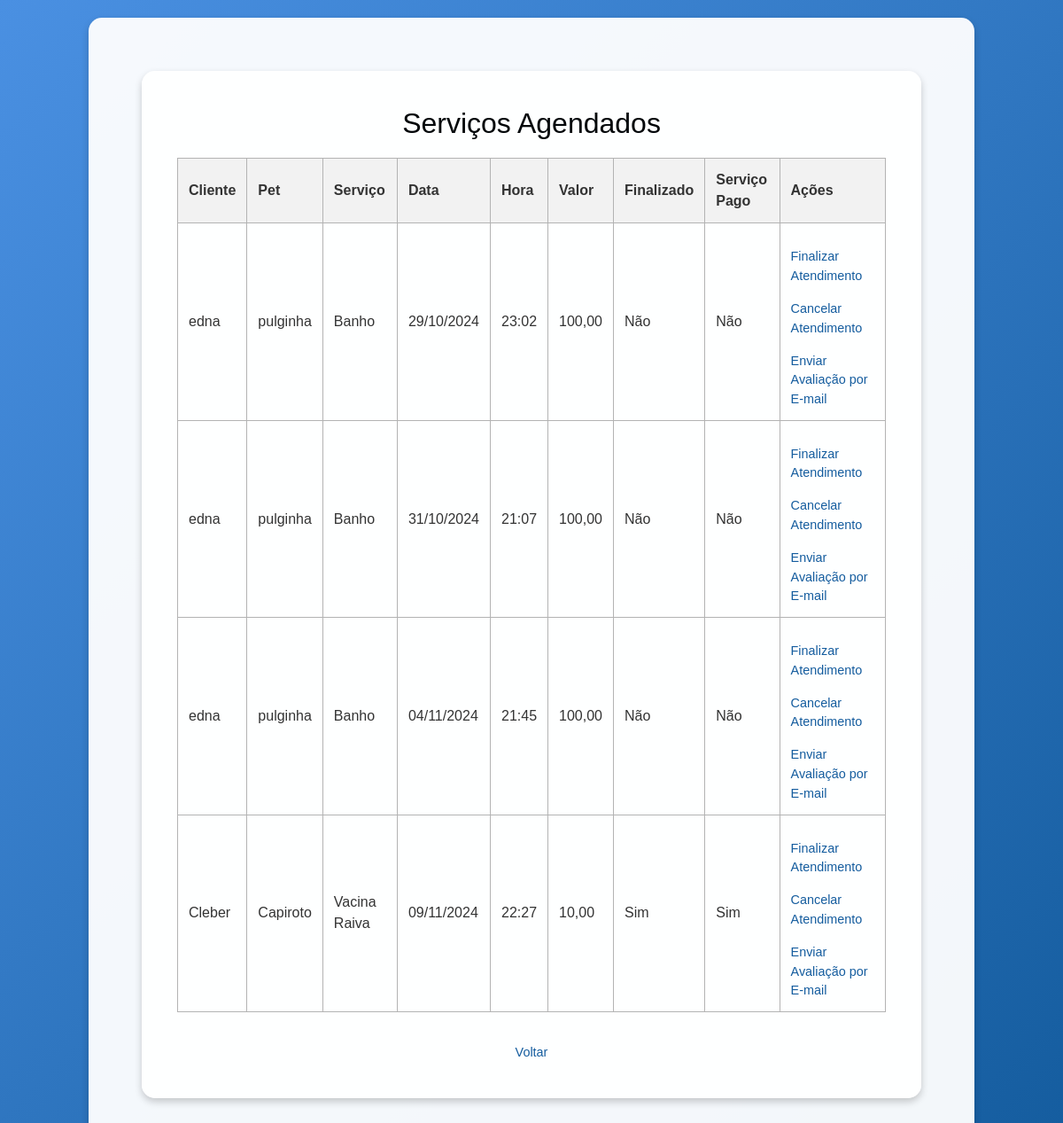
Page /servico/consultar_agendamento/ (signed in) on the committed database.
### core/models.py (models this page shows, shortened)
class Agendamento(models.Model):
    cliente = models.ForeignKey(Cliente, on_delete=models.CASCADE)
    pet = models.ForeignKey(Pet, on_delete=models.CASCADE)
    servico = models.ForeignKey(Servico, on_delete=models.CASCADE)
    data = models.DateField()
    hora = models.TimeField()
    observacoes = models.TextField(blank=True, null=True)
    valor = models.DecimalField(max_digits=10, decimal_places=2)  # Certifique-se de que o campo "valor" existe
    finalizado = models.BooleanField(default=False)
    pago = models.BooleanField(default=False)

class Cliente(models.Model):
    user = models.ForeignKey(User, on_delete=models.CASCADE)  # Relaciona o cliente ao usuário
    nome = models.CharField(max_length=100)
    endereco = models.CharField(max_length=255)
    numero = models.IntegerField()
    complemento = models.CharField(max_length=100)
    bairro = models.CharField(max_length=100)
    localidade = models.CharField(max_length=100)
    uf = models.CharField(max_length=2)
    telefone = models.CharField(max_length=15)
    email = models.EmailField(unique=True)  # Define o campo como único

class Pet(models.Model):
    cliente = models.ForeignKey(Cliente, on_delete=models.CASCADE)  # Relaciona o pet ao cliente
    nome = models.CharField(max_length=100)
    especie = models.CharField(max_length=50)
    raca = models.CharField(max_length=50)
    idade = models.IntegerField()
    peso = models.FloatField()
    vacina = models.CharField(max_length=100, blank=True)
    remedios = models.CharField(max_length=100, blank=True)
    outros = models.TextField(blank=True)

class Servico(models.Model):
    nome = models.CharField(max_length=100)
    descricao = models.TextField()
    preco = models.DecimalField(max_digits=10, decimal_places=2)
    duracao = models.DurationField()
    empresa = models.ForeignKey(Empresa, on_delete=models.CASCADE)  # Relacionamento com Empresa

### core/views.py (the view)
# urls.py: path('servico/consultar_agendamento/', views.consultar_agendamentos, name='consultar_agendamentos'),
@login_required
def consultar_agendamentos(request):
    agendamentos = Agendamento.objects.filter(cliente__user=request.user)
    return render(request, 'core/consultar_agendamentos.html', {'agendamentos': agendamentos})

### templates/core/consultar_agendamentos.html (shortened to what this page needs)
{% extends 'base.html' %}
{% block content %}
  <div class="container">
    <main>
      <h2>Serviços Agendados</h2>
      <table>
          <tr>
              <th>Cliente</th>
              <th>Pet</th>
              <th>Serviço</th>
              <th>Data</th>
              <th>Hora</th>
              <th>Valor</th>
              <th>Finalizado</th>
              <th>Serviço Pago</th>
              <th>Ações</th>
          </tr>
          {% for agendamento in agendamentos %}
          <tr>
              <td>{{ agendamento.cliente.nome }}</td>
              <td>{{ agendamento.pet.nome }}</td>
              <td>{{ agendamento.servico.nome }}</td>
              <td>{{ agendamento.data|date:"d/m/Y" }}</td>
              <td>{{ agendamento.hora|time:"H:i" }}</td>
              <td>{{ agendamento.valor|floatformat:2 }}</td>
              <td>{{ agendamento.finalizado|yesno:"Sim,Não" }}</td>
              <td>{{ agendamento.pago|yesno:"Sim,Não" }}</td>
              <td>
                <a href="{% url 'finalizar_agendamento' agendamento.pk %}">Finalizar Atendimento</a>
                <a href="{% url 'cancelar_agendamento' agendamento.pk %}">Cancelar Atendimento</a>
                <a href="{% url 'enviar_avaliacao_email' agendamento.pk %}">Enviar Avaliação por E-mail</a>
            </td>
          </tr>
          {% empty %}
          <tr>
              <td colspan="9">Nenhum agendamento encontrado.</td>
          </tr>
          {% endfor %}
      </table>
      <a href="{% url 'painel_usuario' %}">Voltar</a>
    </main>
  </div>
{% endblock %}

### templates/base.html (shortened to what this page needs)
<!DOCTYPE html>
<html lang="pt-br">
<head>
    <link href="https://stackpath.bootstrapcdn.com/bootstrap/4.5.2/css/bootstrap.min.css" rel="stylesheet">
</head>
<body>
    <div class="container">
        <main>
            {% block content %}
            {% endblock %}
        </main>
    </div>
</body>
</html>

### templates/base.html (style rules this page uses)
* { margin: 0; padding: 0; box-sizing: border-box; }
body { font-family: Arial, sans-serif; background: linear-gradient(135deg, #4a90e2, #145c9e); color: #333; min-height: 100vh; }
.container { display: flex; flex-direction: column; justify-content: center; align-items: center; min-height: 100vh; padding: 20px; }
main { background-color: rgba(255, 255, 255, 0.95); padding: 40px; border-radius: 15px; box-shadow: 0 4px 8px rgba(0, 0, 0, 0.2); max-width: 800px; width: 100%; text-align: center; }

### templates/core/consultar_agendamentos.html (style rules this page uses)
* { margin: 0; padding: 0; box-sizing: border-box; }
body { font-family: Arial, sans-serif; background: linear-gradient(135deg, #4a90e2, #145c9e); display: flex; justify-content: center; align-items: center; min-height: 100vh; color: #333; }
.container { display: flex; flex-direction: column; justify-content: center; align-items: center; min-height: 100vh; width: 100%; padding: 20px; }
main { background-color: rgba(255, 255, 255, 0.95); padding: 40px; border-radius: 15px; box-shadow: 0 4px 8px rgba(0, 0, 0, 0.2); max-width: 1000px; width: 100%; text-align: center; }
h2 { font-size: 2rem; color: #020609; margin-bottom: 20px; }
table { width: 100%; border-collapse: collapse; margin-bottom: 20px; }
th, td { border: 1px solid #b3b3b3; padding: 12px; text-align: left; }
th { background-color: #f2f2f2; }
a { display: inline-block; margin-top: 15px; color: #145c9e; text-decoration: none; font-size: 0.9rem; transition: color 0.3s ease; }

### rows in the picture
Agendamento: cliente.nome "edna", pet.nome "pulginha", servico.nome "Banho", data "29/10/2024", hora "23:02", valor "100,00", finalizado "Não", pago "Não"
Agendamento: cliente.nome "edna", pet.nome "pulginha", servico.nome "Banho", data "31/10/2024", hora "21:07", valor "100,00", finalizado "Não", pago "Não"
Agendamento: cliente.nome "edna", pet.nome "pulginha", servico.nome "Banho", data "04/11/2024", hora "21:45", valor "100,00", finalizado "Não", pago "Não"
Agendamento: cliente.nome "Cleber", pet.nome "Capiroto", servico.nome "Vacina Raiva", data "09/11/2024", hora "22:27", valor "10,00", finalizado "Sim", pago "Sim"
